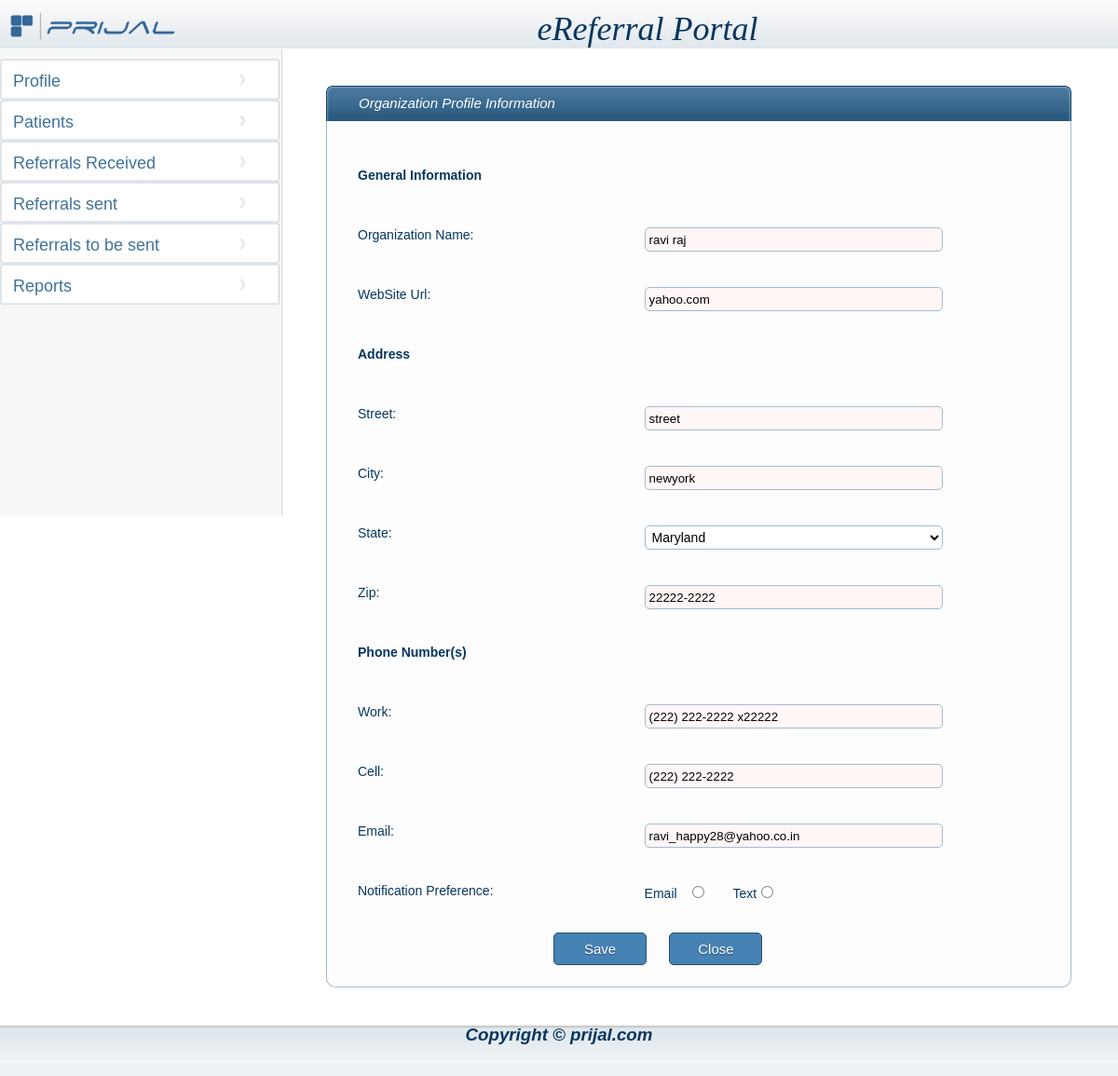
The app's page /phps/organizationprofile.php (signed in), older data.
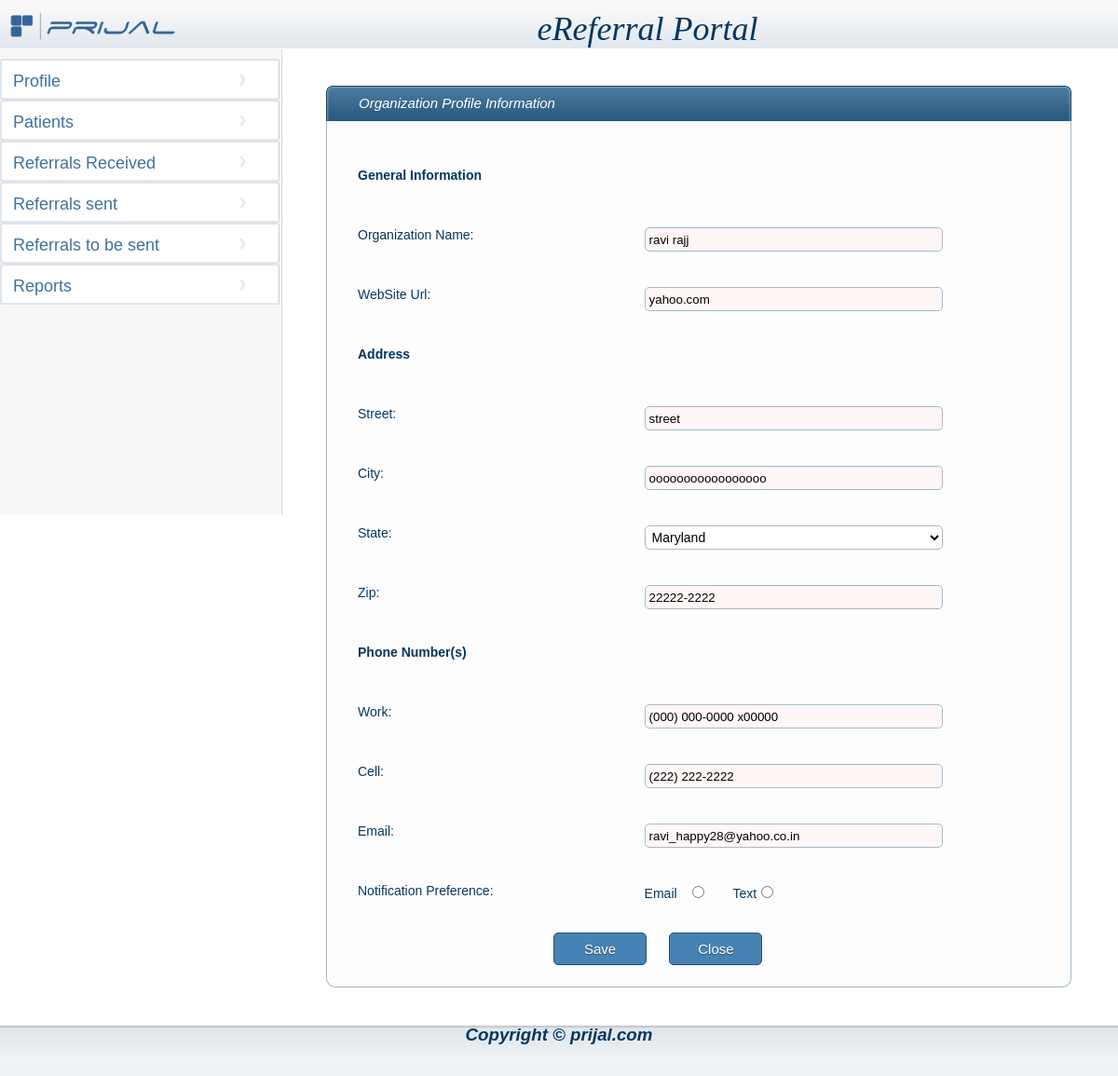
The same page, newer data.
### tables this page shows
CREATE TABLE IF NOT EXISTS `organization` (
  `ORG_ID` int(11) NOT NULL AUTO_INCREMENT,
  `ACCOUNT_ID` int(11) NOT NULL,
  `ORG_NAME` varchar(128) NOT NULL,
  `ORG_TYPE_CD` smallint(6) DEFAULT NULL,
  `WEBSITE_URL` varchar(128) DEFAULT NULL,
  `PARENT_ORG_ID` int(11) DEFAULT NULL,
  `CREATED_DTTM` timestamp NOT NULL DEFAULT CURRENT_TIMESTAMP ON UPDATE CURRENT_TIMESTAMP,
  `CREATED_BY` varchar(32) DEFAULT NULL,
  `UPDATED_DTTM` timestamp NULL DEFAULT '0000-00-00 00:00:00',
  `UPDATED_BY` varchar(32) DEFAULT NULL,
  `ORG_EMAIL` varchar(128) DEFAULT NULL,
  `NOTIFICATION_PRE` varchar(16) DEFAULT 'E',
  PRIMARY KEY (`ORG_ID`),
  UNIQUE KEY `ORGANIZATION_U1` (`ORG_NAME`),
  KEY `ORGANIZATION_I1` (`ORG_TYPE_CD`),
  KEY `ORGANIZATION_I2` (`PARENT_ORG_ID`)
);

CREATE TABLE IF NOT EXISTS `address` (
  `ADDRESS_ID` int(11) NOT NULL,
  `is_US_ADDRESS` enum('Y','N') DEFAULT NULL,
  `ADDR_street1` varchar(128) NOT NULL,
  `ADDR_street2` varchar(128) DEFAULT NULL,
  `ADDR_street3` varchar(128) DEFAULT NULL,
  `ADDR_CITY` varchar(128) NOT NULL,
  `ZIP_CD` varchar(28) DEFAULT NULL,
  `ADDR_STATE` varchar(64) NOT NULL,
  `WORK_PHONE` varchar(64) DEFAULT NULL,
  `CELL_PHONE` varchar(64) DEFAULT NULL,
  PRIMARY KEY (`ADDRESS_ID`)
);

### includes/global.inc.php (called while the page is built, shortened)
<?php
require_once '../classes/DB.class.php';
$db = new DB();
?>

### phps/organizationprofile.php (the view, shortened to what this page needs)
<?php
require_once '../includes/global.inc.php';
if (!isset($_POST['action'])) {
    include( "header.php");
    ?>
    <tr>
        <td style="background-color:white;height:600px;width:300px;vertical-align:middle;">
            <?php
            include( "navigationo.php");
            $account_id = $_SESSION['org_account_id'];
            $resultOrg = mysql_query("SELECT ORG_NAME ,WEBSITE_URL , ORG_EMAIL FROM  organization WHERE ACCOUNT_ID = '$account_id'");
            $rowOrg = mysql_fetch_assoc($resultOrg);
            $org_name = $rowOrg['ORG_NAME'];
            $web_url = $rowOrg['WEBSITE_URL'];
            $email = $rowOrg['ORG_EMAIL'];
            $result = mysql_query("SELECT addr_street1,addr_city,addr_state,zip_cd,work_phone,cell_phone  FROM  address WHERE address_id = '$account_id'");
            $row = mysql_fetch_assoc($result);
            $street = $row['addr_street1'];
            $city = $row['addr_city'];
            $state = $row['addr_state'];
            $zip = $row['zip_cd'];
            $work = $row['work_phone'];
            $cell = $row['cell_phone'];
            ?>
        </td>
        <td style="background-color:white;height:600px;width:900px;text-align:top;">
<table style="margin: 40px 50px 40px;width:800px" cellpadding="0px" cellspacing="0px;" >
<tr><td >
                                    <span class="left-box"></span><span class="cent-box" style="width:758px;">Organization Profile Information</span><span class="right-box"></span>
                                </td></tr>
                <tr><td>
                        <table class="main" style="width:100%">
<tr class="textBoxTable"><td class="Left">
                                    <p class="bold">
                                        General Information</p></td>
                                <td class="Right">
                                    <p>&nbsp;</p>
                                </td>
                            </tr>
<tr class="textBoxTable"><td class="Left">
                                    <p>
                                        Organization Name:</p></td>
                                <td class="Right">
                                    <p><input type="text" name="orgname" value="<?php echo $org_name; ?>" size="35" class="width320" maxlength="35" /></p>
                                </td>
                            </tr>
<tr class="textBoxTable"><td class="Left">
                                    <p>
                                        WebSite Url:</p></td>
                                <td class="Right">
                                    <p><input type="text" name="website" value="<?php echo $web_url; ?>" class="width320" size="35" maxlength="35" /></p>
                                </td>
                            </tr>
<tr class="textBoxTable"><td class="Left">
                                    <p class="bold">
                                        Address</p></td>
                                <td class="Right">
                                    <p>&nbsp;</p>
                                </td>
                            </tr>
<tr class="textBoxTable"><td class="Left">
                                    <p>
                                        Street:</p></td>
                                <td class="Right">
                                    <p><input type="text" name="street" value="<?php echo $street; ?>" class="width320" size="75" maxlength="75" /></p>
                                </td>
                            </tr>
							<tr class="textBoxTable"><td class="Left">
                                    <p>
                                        City:</p></td>
                                <td class="Right">
                                    <p><input type="text" value="<?php echo $city; ?>" class="width320" name="city" size="75" maxlength="75"/></p>
                                </td>
                            </tr>
<tr class="textBoxTable"><td class="Left">
                                    <p>
                                        State:</p></td>
                                <td class="Right">
                                    <p><select name="state" class="selectBox">
                                                    <?php
                                                    echo $db->getList('rf_state', 'state_cd', 'state_descr', $state);
                                                    ?>
                                                </select></p>
                                </td>
                            </tr>
<tr class="textBoxTable"><td class="Left">
                                    <p>
                                        Zip:</p></td>
                                <td class="Right">
                                    <p><input type="text" value="<?php echo $zip; ?>" name="zip" class="width320" id="zip" size="75" maxlength="75" /></p>
                                </td>
                            </tr>
<tr class="textBoxTable"><td class="Left">
                                    <p class="bold">
                                        Phone Number(s)</p></td>
                                <td class="Right">
                                    <p>&nbsp;</p>
                                </td>
                            </tr>
<tr class="textBoxTable"><td class="Left">
                                    <p>
                                        Work:</p></td>
                                <td class="Right">
                                    <p><input type="text" id="work" name="work" class="width320" value="<?php echo $work; ?>"
                                                                                    size="30" maxlength="30" /></p>
                                </td>
                            </tr>
<tr class="textBoxTable"><td class="Left">
                                    <p>
                                        Cell:</p></td>
                                <td class="Right">
                                    <p><input type="text" id="cell" class="width320" name="cell" value="<?php echo $cell; ?>"
                                                                                   size="30" maxlength="30"/></p>
                                </td>
                            </tr>
							<tr class="textBoxTable"><td class="Left">
                                    <p>
                                        Email:</p></td>
                                <td class="Right">
                                    <p><input type="text" class="width320" name="email" size="75" maxlength="75" value="<?php echo $email; ?>" /></p>
                                </td>
                            </tr>
<tr class="textBoxTable"><td class="Left">
                                    <p>
                                        Notification Preference:</p></td>
                                <td class="Right">
                                    <p>Email&nbsp;&nbsp;&nbsp;<input type="radio" name="notifypref" value="E">
                                                &nbsp;&nbsp;&nbsp;&nbsp;&nbsp;&nbsp;Text<input type="radio" name="notifypref" value="T"></p>
                                </td>
                            </tr>
<tr class="textBoxTable">
                                <td colspan="2" style="float:left;margin-left:220px;">
                                    <input type="submit" name="action" value="Save" style="background-color: #4682B4;border-radius:5px;height: 35px; width: 100px"/>
									<input type="submit" name="action" value="Close" style="background-color: #4682B4;border-radius:5px;height: 35px; width: 100px;margin-left:20px;"/>
                                </td></tr>
                        </table>
                    </td></tr>
            </table>
        </td></tr>
    <?php
    include( "footer.php");
    ?>
    </table>
    </form>
    </body>
    </html>
    <?php
}
?>

### phps/header.php (shortened to what this page needs)
<html>
<head>
<link rel="stylesheet" type="text/css" href="../resources/styles/referral.css" />
 </head>
<body>
<form   action="<?php echo $_SERVER['PHP_SELF'];?>" method="post">
<table width="1200" border="0" cellspacing="0" cellpadding="0" bgcolor="#fff" align="center" >
<tr>
<td colspan="2" style="background-color:white;color:#06365F;font-style:italic;font-decoration:bold;font-size:36px; font-family:trebuchet ms;  padding-top: 10px;  position: relative; z-index:100;" align="center" class="logo-top">
<img src="../resources/logo.png" alt="Prijal" height="35px" style="float:left;">eReferral Portal
</td>
</tr>
<link rel="stylesheet" href="../resources/css/common.css" type="text/css"></link>
<link href="../resources/js/jquery.alerts.css" rel="stylesheet" type="text/css"/>
<link rel="stylesheet" href="http://code.jquery.com/ui/1.10.1/themes/base/jquery-ui.css" />

### phps/navigationo.php
<div class="nav-menu">
<ul>
<li><a  href="organizationprofile.php" >Profile</a></li>
<li><a  href="viewpatiento.php" >Patients</a></li>
<li><a  href="viewreferralreceivedo.php" >Referrals Received</a></li>
<li><a  href="viewreferralsento.php">Referrals sent</a></li>
<li><a  href="viewreferraltosento.php">Referrals to be sent</a></li>
<li><a  href="organizationprofile.php" >Reports</a></li>
</ul>
</div>

### classes/DB.class.php (shortened to what this page needs)
<?php
class DB{
    public function getList($table, $field_cd, $field_descr, $val) {
        $options = "";
        $sql = "SELECT $field_cd,$field_descr FROM $table";
        $result = mysql_query($sql);
        while ($row = mysql_fetch_array($result)) {
            $cd = $row[$field_cd];
            $name = $row[$field_descr];
            if ($cd == $val)
                $options.="<option value=\"$cd\" selected>" . $name . "</option>";
            else
                $options.="<option value=\"$cd\">" . $name . "</option>";
        }
        return "$options";
    }
}
?>

### phps/footer.php
<tr>
<td colspan="2" style="background-color:white;text-align:center;color:#06365F;font-style:italic" class="footer">
<h3>Copyright © prijal.com</h3></td>
</tr>

### resources/styles/referral.css (style rules this page uses)
body { font-size:14px; font-family:Arial,Helvetica,sans-serif; margin: 0px; padding: 0px; background-repeat: repeat-x,repeat-y; background: none repeat scroll 0 0 #EEF2F5; }
td.logo-top { width: 100%; background:url(../header-bg.jpg) repeat-x; }
td.footer { width: 100%; background:url(../footer-bg.jpg) repeat-x; }
td.logo-top img { margin:0px 0 0 10px; }
.left-box { float:left; background:url(../form-top-left.png) no-repeat; width:7px; height:38px; }
.cent-box { background: url("../form-top-cent.png") repeat-x scroll 0 0 transparent; color: #FFFFFF; float: left; font-family: Arial,Helvetica,sans-serif; font-size: 15px; font-style: italic; height: 38px; line-height: 38px; text-align: left; width: 348px; padding-left:28px; }
.right-box { float:left; background:url(../form-top-right.png); height:38px; width:7px; }
.nav-menu { padding-right: 0; position: absolute; top: 53px; width: 302px; z-index: 0; background-color: #F7F7F7; clear: both; float: left; height: auto; padding: 10px 0; border-right: 1px solid rgb(214, 214, 214); min-height: 480px; }
.nav-menu ul { margin:0; padding:0; }
.nav-menu li { list-style:none; display:block; float:left; font-family:Arial, Helvetica, sans-serif; font-size:18px; }
.nav-menu li a { padding-left: 14px; text-decoration: none; width: 290px; background: url("../back.png") no-repeat scroll 0 0 transparent; color: #3F729B; float: left; height: 44px; line-height: 48px; }
input[type="submit"] { background-color: #6BB38A; background-position: 50% 50%; border: 1px solid #2A4E69; color: white; cursor: pointer; font-family: Arial,Helvetica,sans-serif; font-size: 15px; text-shadow: 0 1px 1px #2A4E69; }
.bold { font-weight:bolder; }
table.main { background-color: #FDFDFD; border-bottom: 1px solid #A4BACA; border-left: 1px solid #A4BACA; border-radius: 0 0 10px 10px; border-right: 1px solid #A4BACA; color: #06365F; margin-left: auto; margin-right: auto; margin-top: -5px; padding: 20px 10px 20px 20px; }
table.main tr td p { margin-left:10px; font-family: Arial,Helvetica,sans-serif; font-size: 14px; }
INPUT, select { color: black; background-color: white; border:1px solid #A4BACA;border-radius:5px; }
INPUT[type="text"] { background-color: #FFF6F6; border:1px solid #A4BACA; color: black; height: 26px; }

### resources/css/common.css (style rules this page uses)
input { padding:4px; }
.main .Left { float:left;width:40%; }
.main .Right { float:left;width:55%; }
.width320 { float:left; width:320px; }
.textBoxTable { float:left;width:100%;padding-top:18px; }
.selectBox { float: left; height: 26px; padding: 3px; width: 320px;font-size:14px; font-family:Arial,Helvetica,sans-serif; }

Row changes from the older to the newer data that the page shows:
changed organization "yahoo.com": orgname "ravi raj" → "ravi rajj"
changed address "street": city "newyork" → "ooooooooooooooooo"; work "(222) 222-2222 x22222" → "(000) 000-0000 x00000"
